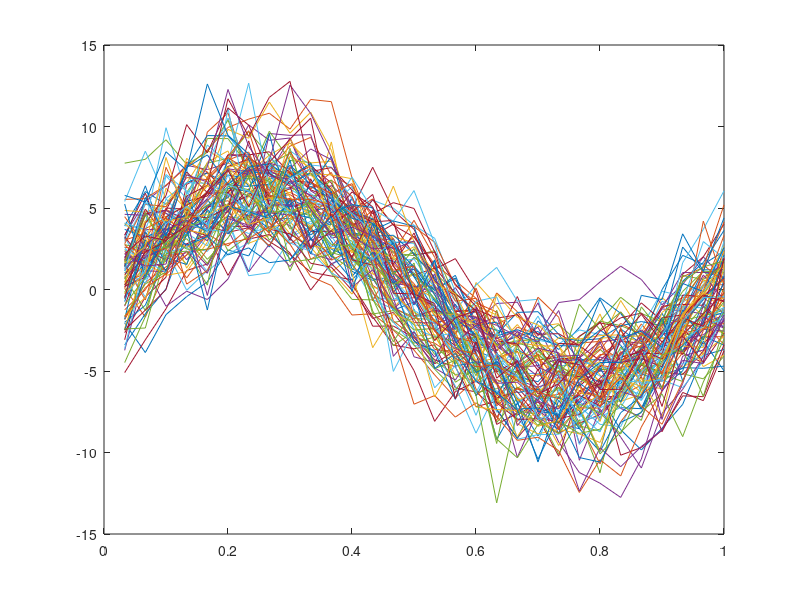

Here is the MATLAB script that generated this plot:
%% Testing KFClustering using 2 group fme examples
%  Adding the following folders to the path:
%   -FTSC

%% Clear
clear;
clc;

rng(1)                                       % control the randomness

%% Simulation data
m = 30;                                       % number of observations
t = (1:m)/m;
p = 1;                                        % # of fixed effects
q = 1;                                        % # of random effects

% group 1:
n1 = 50;                                      % # of subjects
sigma_e1 = 1;                                 % variance of white noise
d1 = 2*(p+n1*q);                              % dimension of states
realFixedEffect1 = 5*sin(2*pi*t);             % p-by-m
realRandomEffect1 = randn(n1,4)*[cos(2*pi*t);cos(4*pi*t);...
                               cos(6*pi*t);ones(1,m)];                           
Y1 = repmat(realFixedEffect1, [n1,1]) + realRandomEffect1 ... 
    + sqrt(sigma_e1)*randn(n1,m);

% group 2:
n2 = 50;                                      % # of subjects
sigma_e2 = 2;                                 % variance of white noise
d2 = 2*(p+n2*q);                              % dimension of states
realFixedEffect2 = 7*sin(2*pi*t);             % p-by-m
realRandomEffect2 = randn(n2,4)*[cos(2*pi*t);cos(4*pi*t);...
                               cos(6*pi*t);ones(1,m)];
Y2 = repmat(realFixedEffect2, [n2,1]) + realRandomEffect2 ... 
    + sqrt(sigma_e2)*randn(n1,m);


dataset = [Y1; Y2];

realClusterIDs = [ones(n1,1); ones(n2,1)];

plot(t, dataset');

%% 




                 


